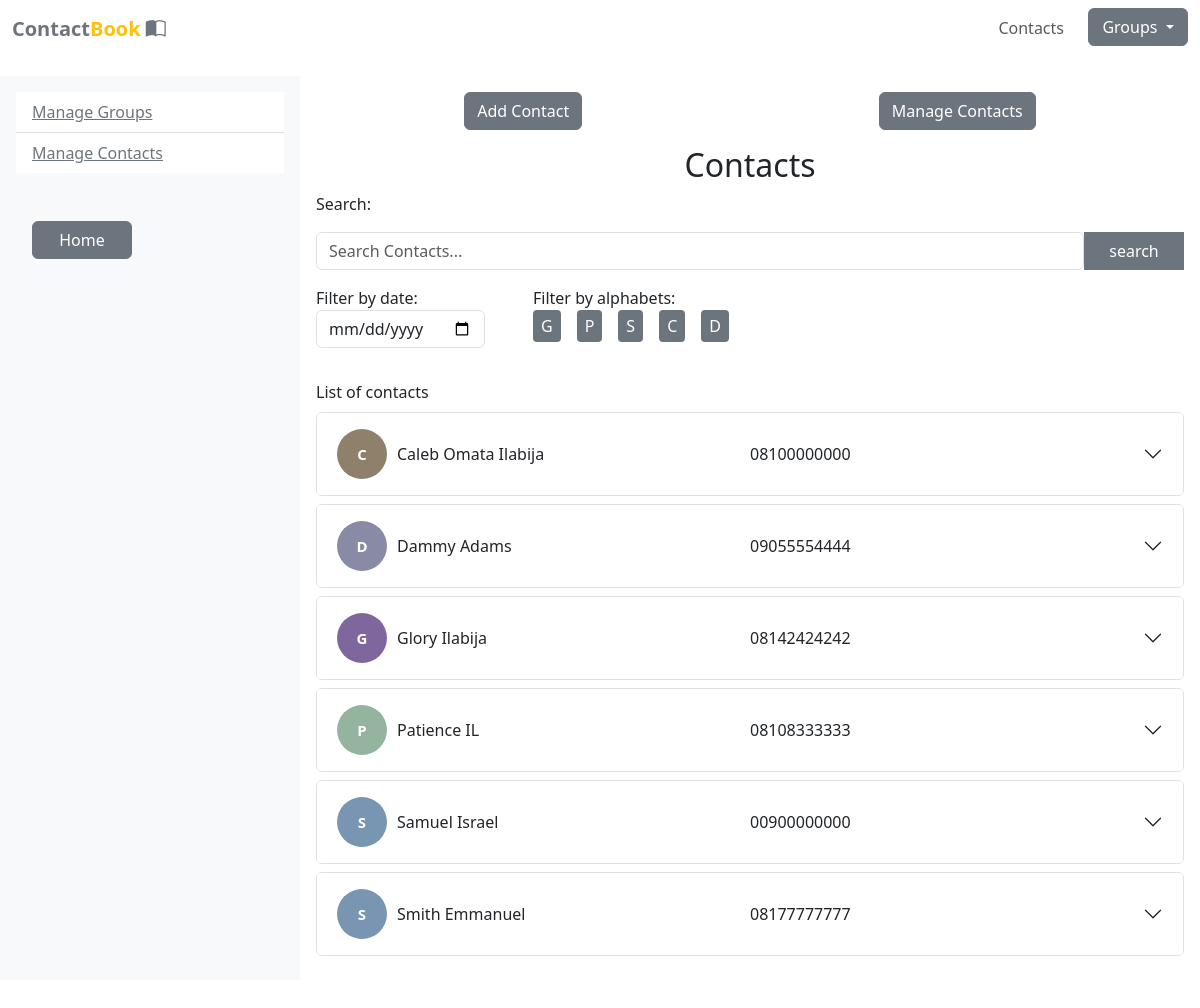
The app's page /user/manageContact/index.php with its own data.
### tables this page shows
CREATE TABLE `contacts` (
  `idContacts` int(11) NOT NULL,
  `fullname` varchar(30) NOT NULL,
  `contactPhone` varchar(11) NOT NULL,
  `contactEmail` varchar(255) NOT NULL,
  `contactAddress` varchar(255) NOT NULL,
  `contactGender` varchar(30) NOT NULL,
  `contactGroup` int(11) DEFAULT NULL,
  `created_at` datetime NOT NULL DEFAULT current_timestamp()
);

### app/classes/database/dbh.classes.php (called while the page is built)
<?php
    class Dbh {
        protected function connect() {
            try {
                $username = "root";
                $password = "";
                $dbh = new PDO('mysql:host=127.0.0.1;dbname=contactapp', $username, $password);
                return $dbh;
            }
            catch (PDOException $e) {
                print "Error!: ". $e->getMessage() . "<br/>";
                die();
            }
        }
    }

### app/classes/create.classes.php (called while the page is built, shortened)
<?php
class Create extends Dbh {
    public function getTable() {
        $stmt = $this->connect()->prepare ('SELECT idContacts, fullname, contactPhone, contactEmail, contactAddress, contactGender, contactGroup, name as contactGroupName FROM contacts LEFT JOIN `groups` ON contacts.contactGroup = `groups`.idGroups ORDER BY fullname ASC' );
        $stmt->execute();
        $results = $stmt->fetchAll();
        return $results;
    }
    public function filterAlphabets() {
        $stmt = $this->connect()->prepare("SELECT DISTINCT LEFT(`fullname`, 1) AS alphabets FROM contacts;");
        $stmt->execute();
        $results = $stmt->fetchAll(PDO::FETCH_ASSOC);
        return $results;
    }
}

### user/manageContact/index.php (the view, shortened to what this page needs)
<?php
include(ROOT_PATH . "/app/classes/database/dbh.classes.php");
include(ROOT_PATH . "/app/classes/create.classes.php");
$class = new Create();
$alpha = $class->filterAlphabets();
$subHeader = 'Contacts';
if(isset($_GET['search__term']) && !empty($_GET['search__term'])){
    $table =$class->searchTable($_GET['search__term']);
}elseif(isset($_GET['groupid']) && intval($_GET['groupid'])!==''){
 $subHeader = isset($_GET['groupName']) ? $_GET['groupName'] . ' Contacts': 'Contacts';
 $table = $class->contactbyGroup($_GET['groupid']);
}
elseif(isset($_GET['date']) && !empty($_GET['date'])){
    $table = $class->contactbyDate($_GET['date']);
}
elseif(isset($_GET['alphabet']) && !empty($_GET['alphabet'])){
    $table = $class->contactAlphabet($_GET['alphabet']);
}
else{
    $table=$class->getTable();
}
function randomColor(){
    $colors = ["#65647C", "#7F669D", "#FF8DC7", "#7895B2", "#898AA6", "#68A7AD", "#94B49F", "#8E806A","#808080", "#A9A9A9", "#696969", "#808000", "#800080", "#2F4F4F", "#556B2F", "#483D8B", "#8B4513", "#2E8B57", "#708090", "#800000", "#808B96", "#4B0082", "#2F4F4F", "#696969", "#A0522D", "#556B2F", "#8B0000", "#8B4513"];
    $key = mt_rand(0,7);
    return $colors[$key];
}
?>
<?php
include(ROOT_PATH . "/app/includes/header.php");
?>
<?php
include ROOT_PATH . "/app/includes/sidebar.php";
?>
<div class="col-sm-9 p-3">
    <div class="d-flex justify-content-around">
        <a href="create.php" class="btn btn-secondary">Add Contact</a>
        <a href="index.php" class="btn btn-secondary">Manage Contacts</a>
    </div>
    <h2 class="text-center text-capitalize mt-3"><?= $subHeader ;?></h2>
    <p>Search:</p>
    <form class="d-flex mb-3" action="index.php" method="GET">
        <input type="text" name="search__term" class="form-control" placeholder="Search Contacts...">
        <input class="btn btn-secondary rounded-0" type="submit" value="search"/>
    </form>
    <div class="d-flex flex-column flex-lg-row justify-content-start gap-5">
        <form class="d-flex mb-3" action="<?= $_SERVER['REQUEST_URI'];?>" method="GET">
            <p> Filter by date: <input name="date" class="form-control" value="<?= isset($_GET['date']) ? date('Y-m-d', strtotime($_GET['date'])) : '' ;?>" type="date" onchange="this.form.submit()"></p>
        </form>
        <?php
        if(!empty($alpha)){
            ?>
            <caption">Filter by alphabets: </caption>
                <div class="d-flex mb-3 flex-wrap gap-3">
                    <?php
                    foreach ($alpha as $key => $value) {
                        ?>
                        <div class="text-uppercase py-1 px-2 rounded-1 bg-secondary">
                            <a class="text-white" style="text-decoration:none" href="./?alphabet=<?= strtoupper($value['alphabets']);?>"><?= $value['alphabets']?></a></div>
                        <?php } ?>
                    </div>
                <?php } ?>
            </div>
            <caption">List of <?= strtolower($subHeader) ;?></caption>
                <?php
                if (!empty($table)) {
                    foreach($table as $list) {
                        ?>
                        <div class="accordion my-2" id="accordionExample">
                            <div class="accordion-item">
                                <h2 class="accordion-header">
                                    <button class="accordion-button text-capitalize collapsed" type="button" data-bs-toggle="collapse" data-bs-target="#collapse<?php echo $list['idContacts']; ?>" aria-expanded="false" aria-controls="collapse<?php echo $list['idContacts']; ?>">
                                        <div class="avatar" style="background-color:<?php echo randomColor()?>"><?php echo substr($list['fullname'], 0, 1); ?></div>
                                        <?php echo $list['fullname']; ?>
                                        <span class="position-absolute start-50"><?php echo $list['contactPhone']; ?></span>
                                    </button>
                                </h2>
                            </div>
                        </div>
                        <?php
                    }
                        } ?>
                    </div>
                </div>
            </div>
        </section>
    </body>
    </html>

### app/includes/header.php (shortened to what this page needs)
<!DOCTYPE html>
<html lang="en">
<head>
    <link href="https://cdn.jsdelivr.net/npm/bootstrap@5.3.0/dist/css/bootstrap.min.css" rel="stylesheet">
    <link rel="stylesheet" href="https://cdn.jsdelivr.net/npm/bootstrap-icons@1.10.5/font/bootstrap-icons.css">
    <link rel="stylesheet" href="../../assets/CSS/styles.css?ver=<?= date("dmyHis") ;?>">
</head>
<body>
<header>
    <nav class="navbar navbar-expand-md fixed-top bg-white navbar-light">
        <div class="container-xxl">
            <a href="../../index.php" class="navbar-brand">
                <span class="fw-bold text-secondary">
                    Contact<span class="fw-bold text-warning">Book</span>
                    <i class="bi bi-book-half"></i>
                </span>
            </a>
            <div class="collapse navbar-collapse justify-content-end align-center" id="main-nav">
                <ul class="navbar-nav nav-underline">
                    <li class="nav-item">
                        <a class="nav-link" href="<?php echo BASE_URL . "/user/manageContact/index.php";?>">Contacts</a>
                    </li>
                    <ul class="navbar-nav">
                        <li class="nav-item dropdown">
                            <button class="btn btn-secondary dropdown-toggle" data-bs-toggle="dropdown" aria-expanded="false">
                                Groups
                            </button>
                        </li>
                    </ul>
                </ul>
            </div>
        </div>
    </nav>
</header>

### app/includes/sidebar.php
<section>
<div class="container-fluid mt-3">
  <div class="row">
    <div class="col-sm-3 p-3 text-bg-light">
        <ul class="list-group list-group-flush">
            <li class="list-group-item"><a class="text-secondary" href="<?php echo BASE_URL . "/user/manageGroup/index.php";?>">Manage Groups</a></li>
            <li class="list-group-item"><a class="text-secondary" href="<?php echo BASE_URL . "/user/manageContact/index.php";?>">Manage Contacts</a></li>
        </ul>
        <a href="<?php echo BASE_URL . "/index.php";?>" class="btn mx-3 mt-5 btn-secondary">Home</a>
    </div>

### assets/CSS/styles.css (style rules this page uses)
.btn { min-width:100px; }
.avatar { height:50px; color:white; width:50px; border-radius: 100%; display:flex; justify-content: center; align-items: center; font-size: 15px; font-weight:600; margin-right:10px; }

### app/includes/header.php (style rules this page uses)
section { padding: 60px 0; }

### records on screen
contacts: fullname "C", fullname "Caleb Omata Ilabija", contactPhone "08100000000"
contacts: fullname "D", fullname "Dammy Adams", contactPhone "09055554444"
contacts: fullname "G", fullname "Glory Ilabija", contactPhone "08142424242"
contacts: fullname "P", fullname "Patience IL", contactPhone "08108333333"
contacts: fullname "S", fullname "Samuel Israel", contactPhone "00900000000"
contacts: fullname "S", fullname "Smith Emmanuel", contactPhone "08177777777"

### other values on screen
$subHeader "Contacts"
$value['alphabets'] "G"
$value['alphabets'] "P"
$value['alphabets'] "S"
$value['alphabets'] "C"
$value['alphabets'] "D"
$subHeader "contacts"
